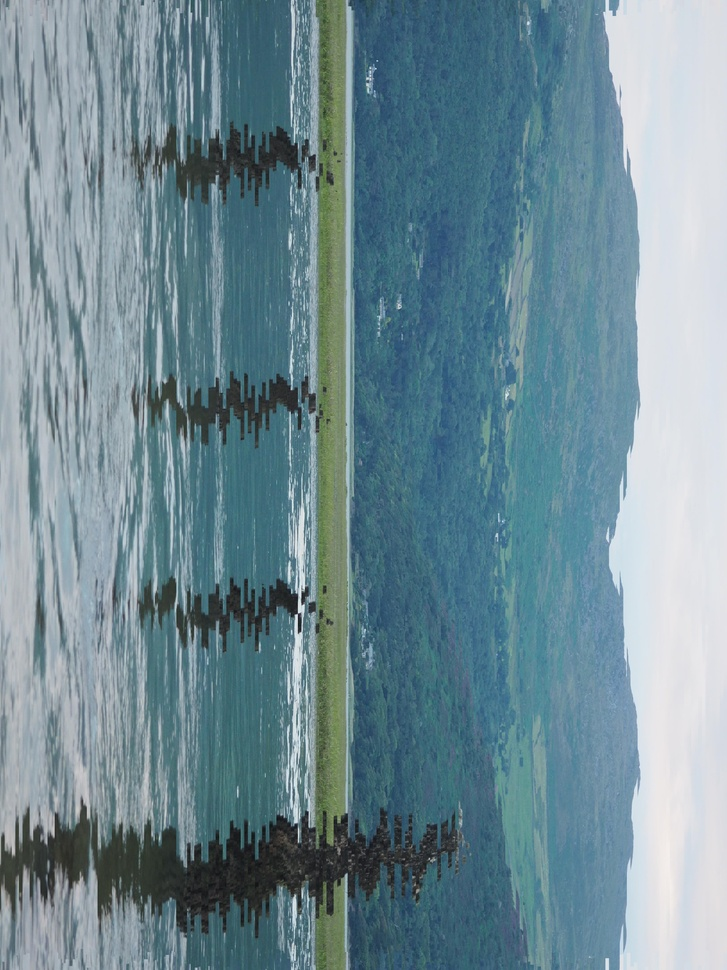
#> input picture Python/Tests/Images/me like.jpg, 727 x 970 px, shrunk from 3456 x 4608 before the run, given in place of Image.jpg, which was not available
$ python Imagerandomshift.py
#> lines starting #> are read from the running program, lines starting #| are printed output that depends on the picture; pictures that were not available may be replaced by others from this repository, and a replacement may not be noted
from PIL import Image
from random import randint
from time import time
import os

#settings for the random shift of the image
shiftfreq = 200
maxshiftamount = 100
minshiftamount = 0

#rotation settings for the image
rotatebeforeamount = 0
rotateafteramount = 3

# Name of the image to be processed and the name of the image to be saved
imagename = "Image.jpg"
returnedimagename = "Returnedimage.jpg"


## anything below this, dont touch xD
## funny rotate function
def rotate(im, times):
    print (f"Rotating image {times} times")
    for i in range(times):
        im = im.transpose(Image.ROTATE_90)
    return im
## get the path of the file
path = os.path.dirname(os.path.abspath(__file__))
path = path.replace("\\", "/") + "/"
# Open the image
im = Image.open(f"{path}{imagename}")
#> im is the input picture: PIL image 727x970 RGB; mean R, G, B 112.2, 138.4, 148
# Rotate the image
im = rotate(im, rotatebeforeamount)
# Create a new image to return
returnedimage = Image.new("RGB", (im.size[0], im.size[1]), "white")
#> returnedimage: PIL image 727x970 RGB; every value is 255
# Get the size of the image
width, height = im.size
#> width = 727; height = 970
print (f"Processing image of Width: {width}, Height: {height}")
#| Processing image of Width: 727, Height: 970
randomshift = 0
# Process every row of the image
for x in range(0, height):
    if x % int(height/shiftfreq) == 0:
        randomshift = randint(minshiftamount, maxshiftamount)
        randomshiftdir = randint(0, 1)
    # Create a list of the pixels in the row
    row = []
    for y in range(0, width):
        # Get the pixel
        pixel = im.getpixel((y, x))
        row.append(pixel)
    # Shift the row
    for i in range(0,randomshift):
        if randomshiftdir == 0:
            row.append(row.pop(0))
        else:
            row.insert(0, row.pop())
    # Put the row back into the image
    for y in range(0, width):
        returnedimage.putpixel((y, x), row[y])
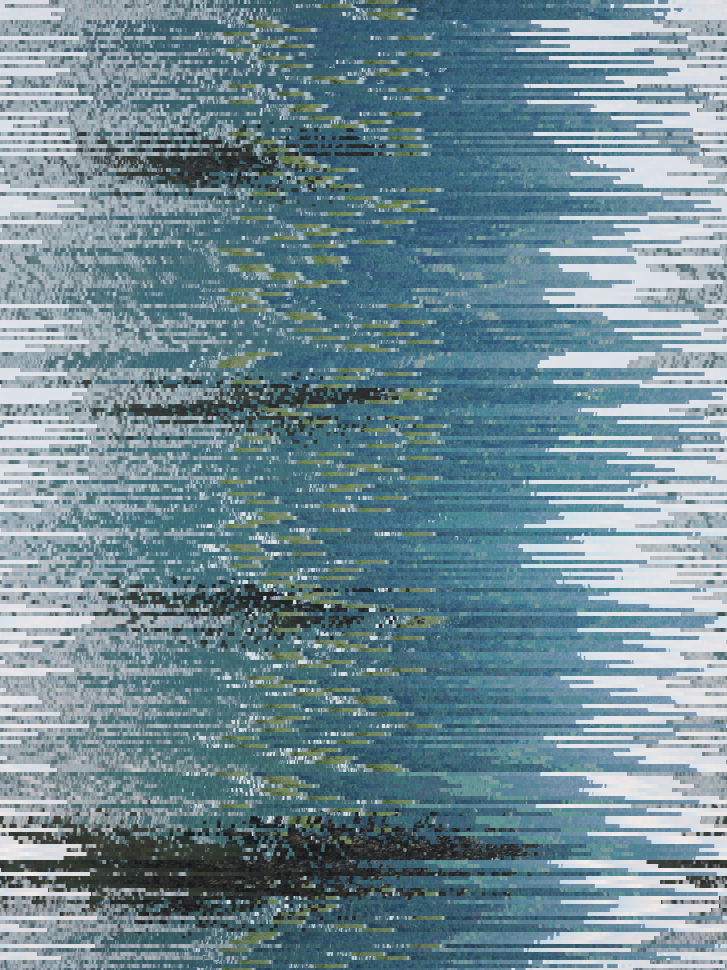
#> returnedimage: PIL image 727x970 RGB; mean R, G, B 112.2, 138.4, 148
# Rotate the image
returnedimage = rotate(returnedimage, rotateafteramount)
#> the loop in rotate (call 2), `for i in range(times):` made 3 passes
#> pass 1, in rotate (call 2), `im = im.transpose(Image.ROTATE_90)`:
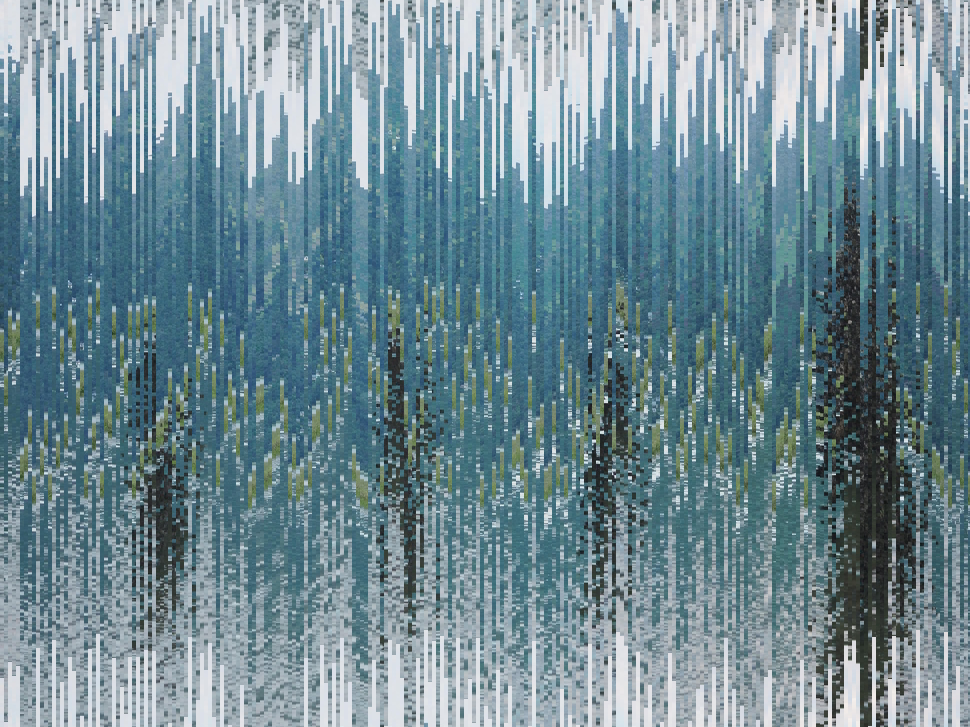
#> im: PIL image 970x727 RGB; mean R, G, B 112.2, 138.4, 148
#> pass 2, in rotate (call 2), `im = im.transpose(Image.ROTATE_90)`:
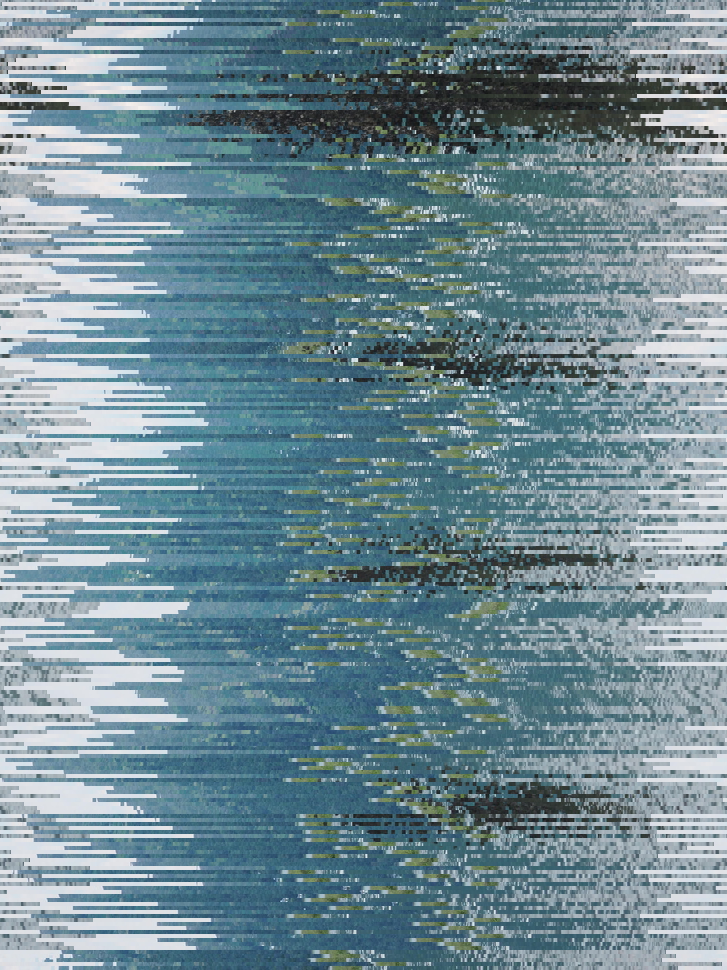
#> im: PIL image 727x970 RGB; mean R, G, B 112.2, 138.4, 148
#> pass 3, in rotate (call 2), `im = im.transpose(Image.ROTATE_90)`:
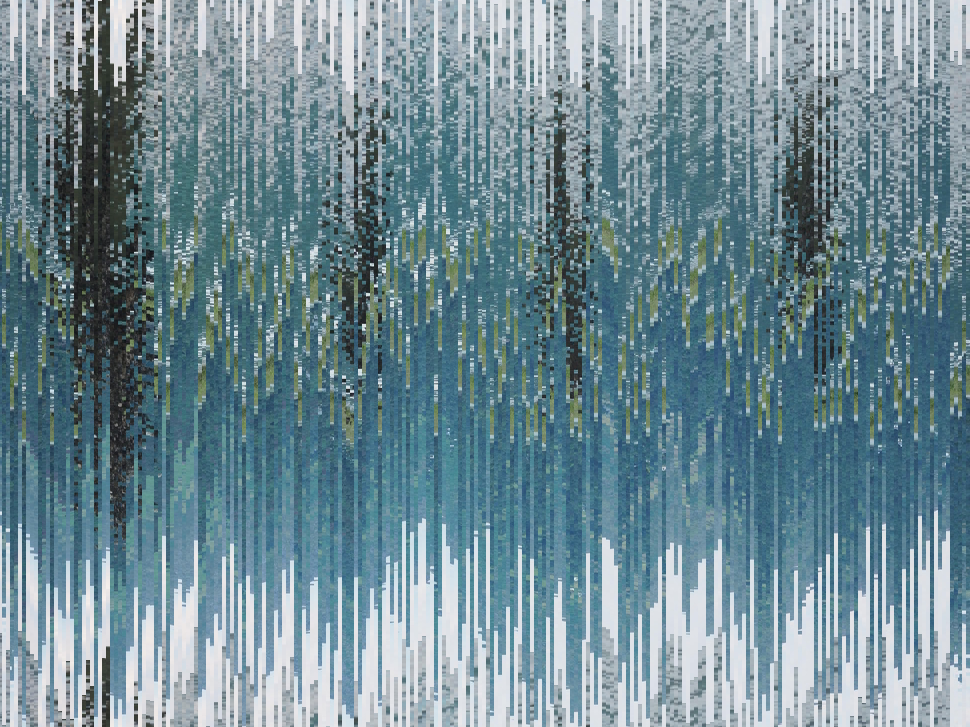
#> im: PIL image 970x727 RGB; mean R, G, B 112.2, 138.4, 148
# Save the image
print ("Saving image")
returnedimage.save(f"{path}{returnedimagename}")
print ("Image saved")
## show the image
image = Image.open(f"{path}{returnedimagename}")
image.show()
